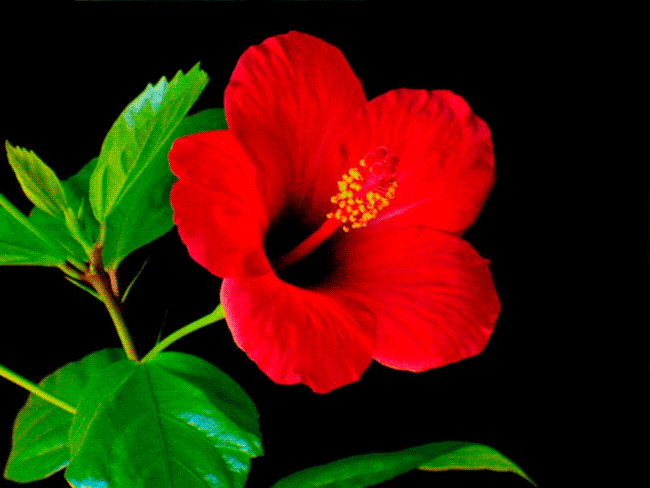
%> input picture images/flower.gif, 650 x 488 px
$ octave gaussian.m   (GNU Octave 9; MATLAB toolbox functions it lacks are replaced by stand-ins)
%> lines starting %> are read from the running program, lines starting %| are printed output that depends on the picture
%Filtering of an image having Gaussian noise
f=imread('C:\Users\Balu\Desktop\dsp_project\flower.gif');
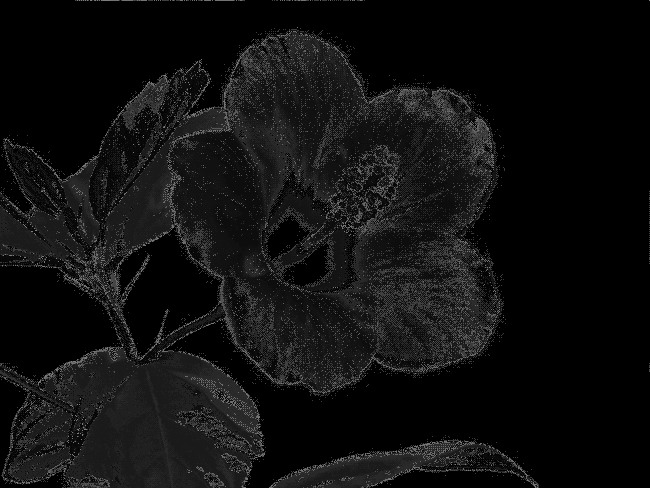
%> f: size 488x650 uint8; min 0, max 127, mean 15.7
subplot(2,3,1)
imshow(f),title('Original image');
g=imnoise(f,'gaussian',0,0.05);
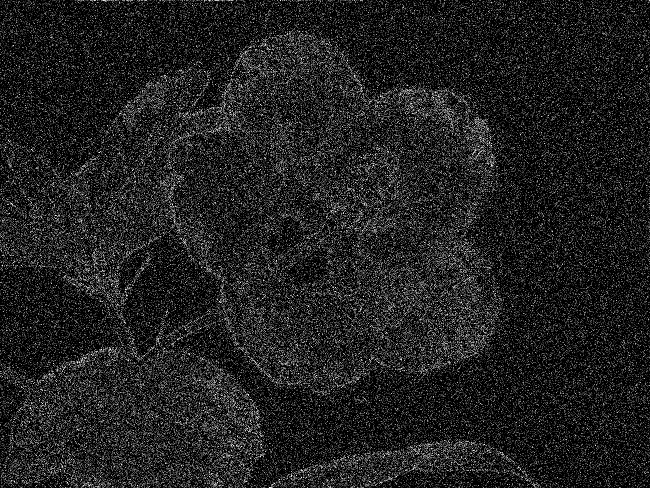
%> g: size 488x650 uint8; min 0, max 255, mean 33
subplot(2,3,2)
imshow(g),title('Noisy image')
h = fspecial('unsharp');
m=fspecial('average',[3,3]);
j=imfilter(g,h);
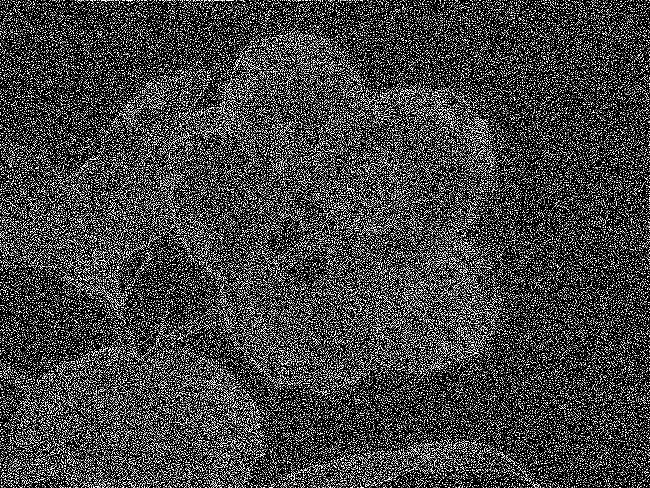
%> j: size 488x650 uint8; min 0, max 255, mean 67.7
subplot(2,3,3)
imshow(j),title(' Linear filtered image')
k=filter2(fspecial('average',3),g)/255;
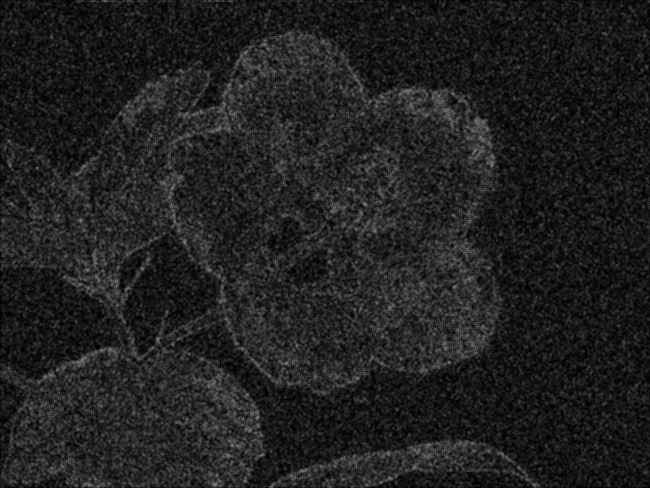
%> k: size 488x650 double; min 0, max 0.543, mean 0.129
subplot(2,3,4)
imshow(k),title('FIR filtered image')
l = medfilt2(g,[3 3]);
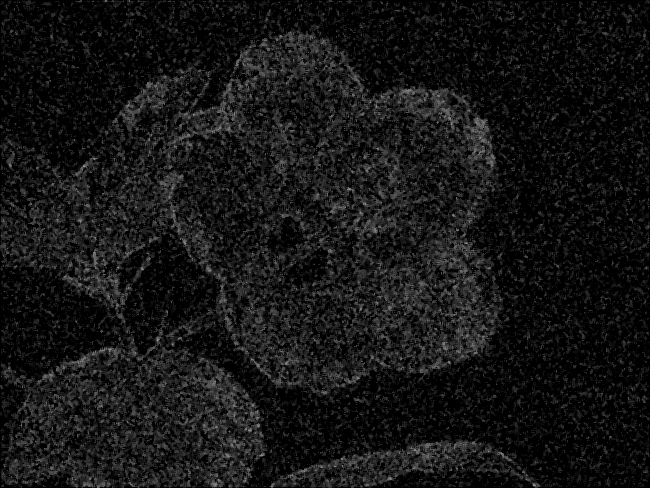
%> l: size 488x650 uint8; min 0, max 153, mean 20.8
subplot(2,3,5)
imshow(l),title('Median filtered image')
m= wiener2(g,[5 5]);
subplot(2,3,6)
imshow(m),title('Adaptive filtered image')
